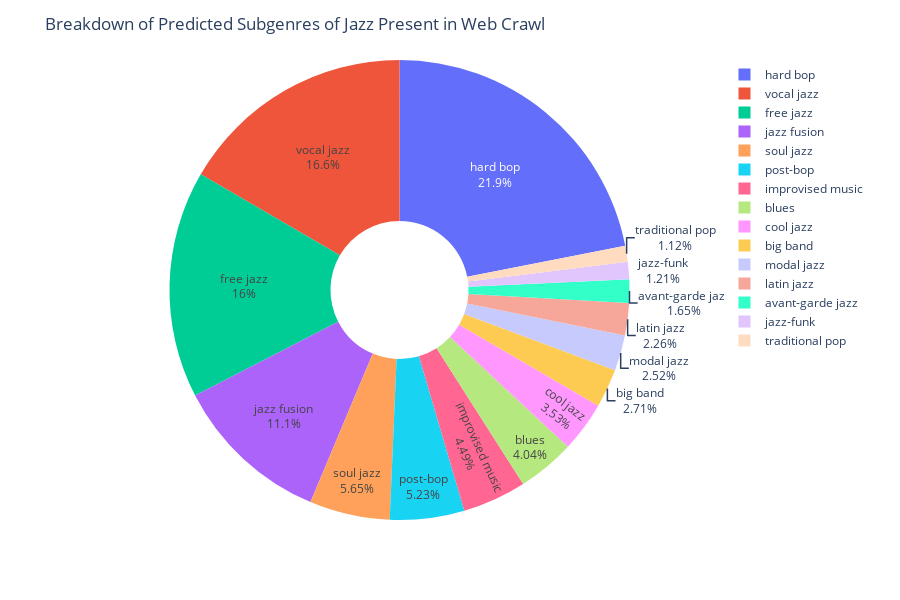

Write notebook code for a chart like this one.
### Code cell
# Creates a pie chart in Plotly

fig2 = px.pie(jazz_count_df.head(15),values='count',names='predicted_genre',hole=.3, labels=jazz_count_df['predicted_genre'],height=600)
fig2.update_layout(title_text = 'Breakdown of Predicted Subgenres of Jazz Present in Web Crawl')
fig2.update_traces(textinfo='label+percent')
fig2.show()
#py.plot(fig2,filename=f'jazz-predicted-subgrenres',auto_open=True)

### Figure 1 — Plotly figure (JSON) as saved in the notebook; plotly's stock layout.template omitted (floating-point values rounded to 4 significant figures)
{"data": [{"domain": {"x": [0, 1], "y": [0, 1]}, "hole": 0.3, "hovertemplate": "predicted_genre=%{label}<br>count=%{value}<extra></extra>", "labels": ["hard bop", "vocal jazz", "free jazz", "jazz fusion", "soul jazz", "post-bop", "improvised music", "blues", "cool jazz", "big band", "modal jazz", "latin jazz", "avant-garde jazz", "jazz-funk", "traditional pop"], "legendgroup": "", "name": "", "showlegend": true, "textinfo": "label+percent", "type": "pie", "values": [1036, 785, 755, 524, 267, 247, 212, 191, 167, 128, 119, 107, 78, 57, 53]}], "layout": {"height": 600, "legend": {"tracegroupgap": 0}, "margin": {"t": 60}, "title": {"text": "Breakdown of Predicted Subgenres of Jazz Present in Web Crawl"}}}
